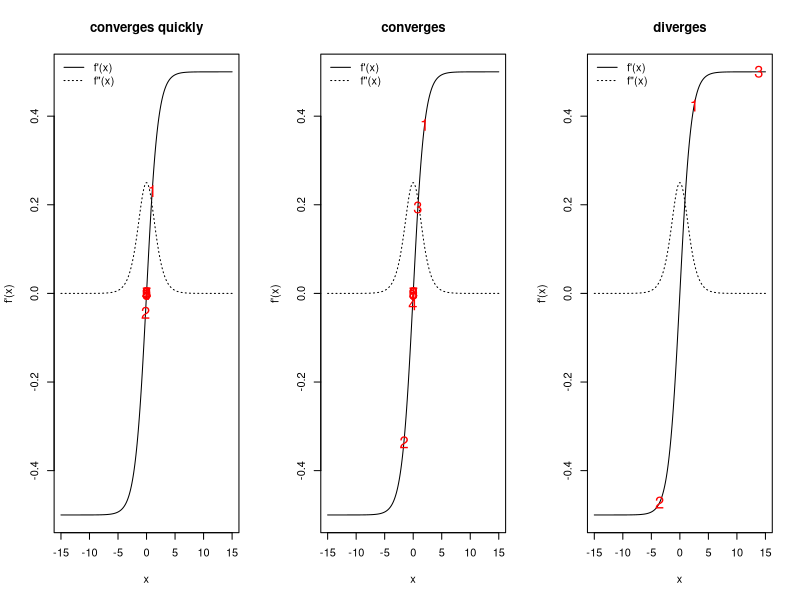
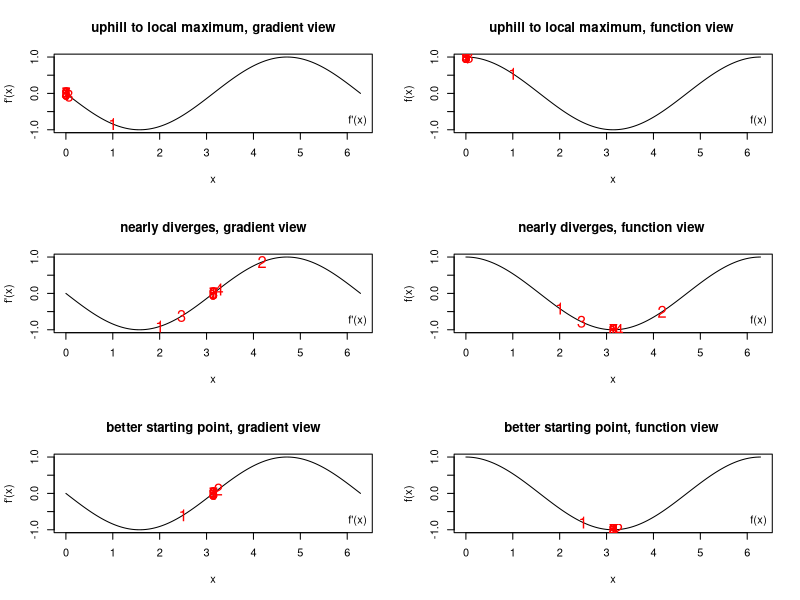
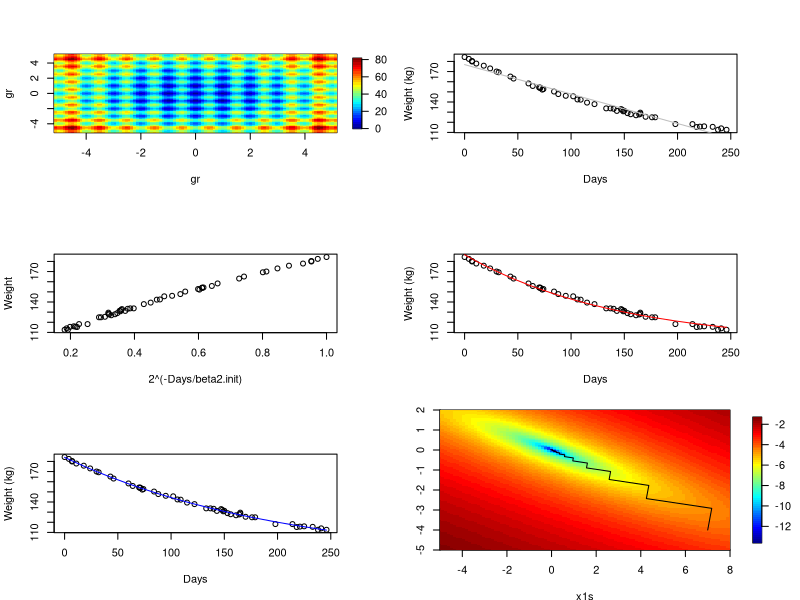
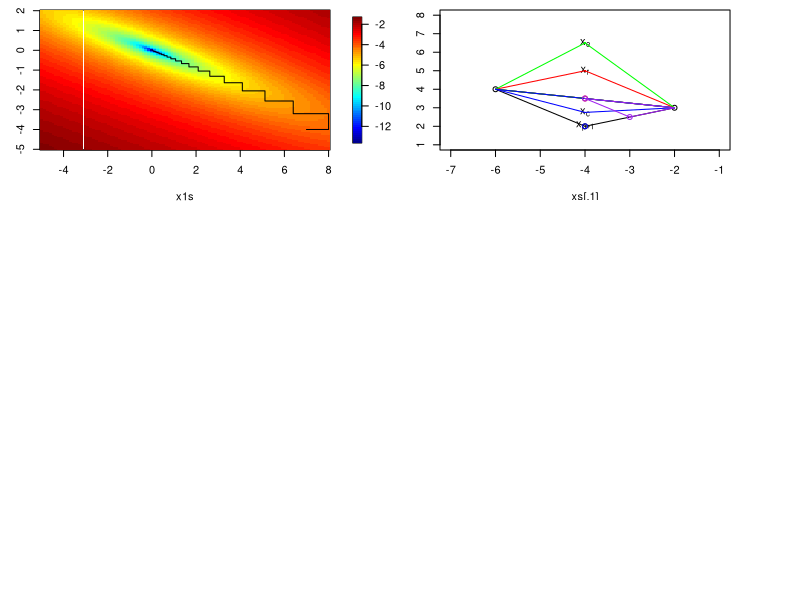
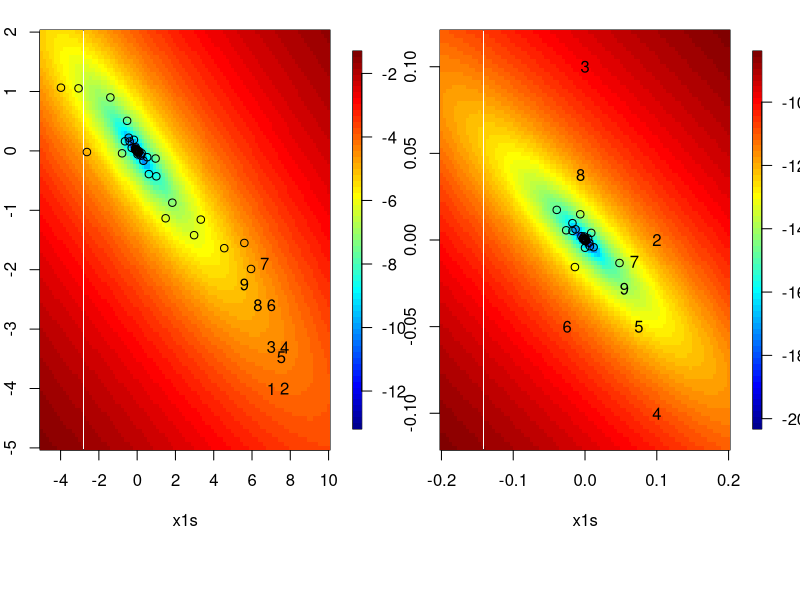
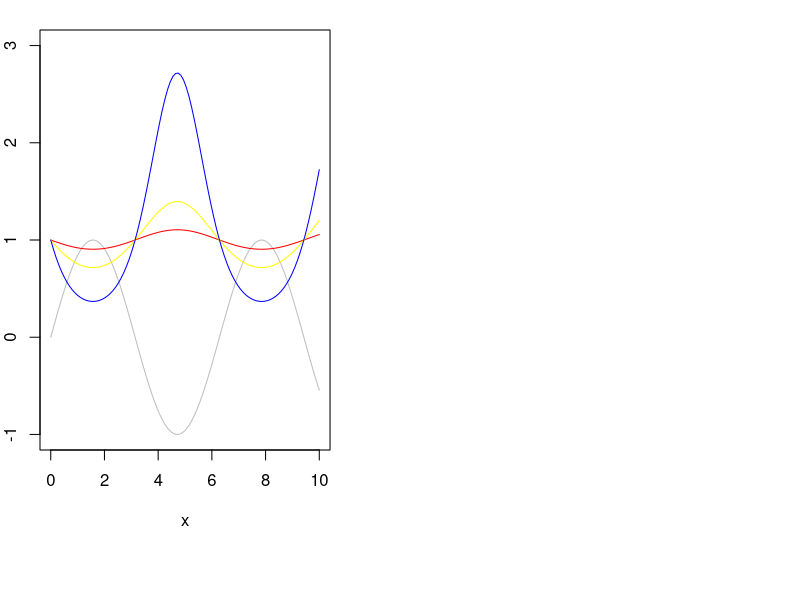
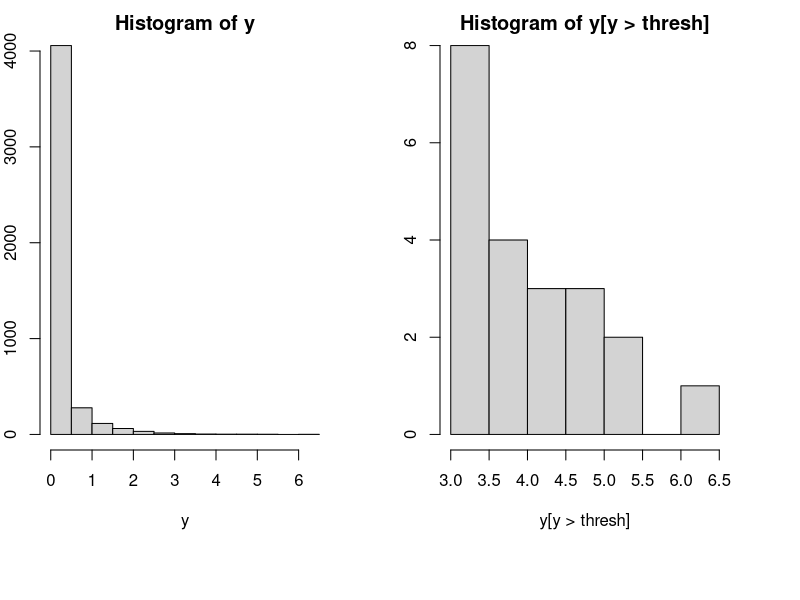
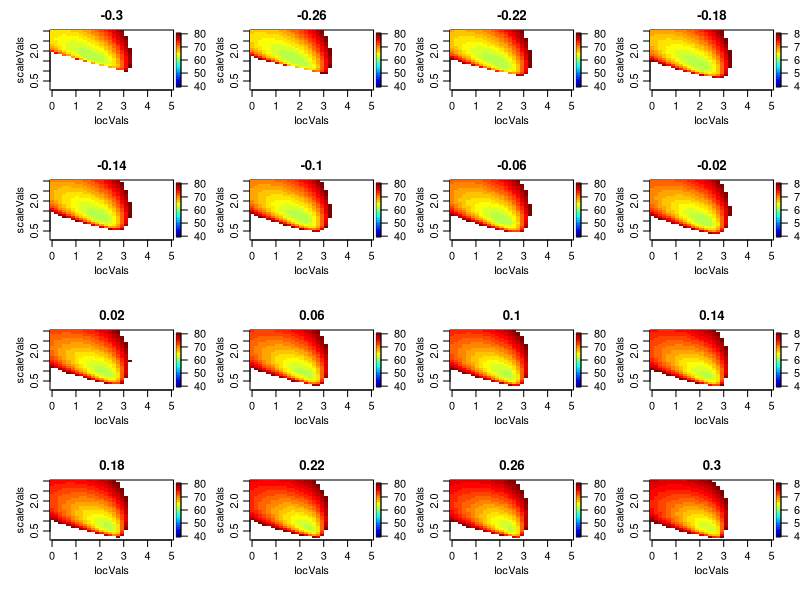

Recreate these plots in R, in order. (Note: this script raises an error after producing the figures.)
################################################################
### Demo code for Unit 11 of Stat243, "Optimization"
### Chris Paciorek, November 2020
################################################################

#######################################
# 3: Univariate function optimization
#######################################

### 3.3.3 How can Newton's method go wrong? 

## @knitr newton-diverge

par(mfrow = c(1, 3))
fp <- function(x, theta = 1){
	exp(x*theta)/(1+exp(x*theta)) - .5
}
fpp <- function(x, theta = 1){
	exp(x*theta)/((1+exp(x*theta))^2)
}
xs <- seq(-15, 15, len = 300)

## good starting point
x0 <- 1
xvals <- c(x0,rep(NA,9))
for(t in 2:10){
	xvals[t]=xvals[t-1] - fp(xvals[t-1]) / fpp(xvals[t-1])
}
## print(xvals)

plot(xs, fp(xs), type = 'l', xlab = 'x', ylab = "f'(x)", main ='converges quickly')
lines(xs, fpp(xs), lty = 3)
legend('topleft', bty = 'n', lty = c(1,3), legend = c("f'(x)", 'f"(x)'))
points(xvals, fp(xvals), pch = as.character(1:length(xvals)), col = 'red', cex = 1.5)

## ok starting point
x0 <- 2
xvals <- c(x0,rep(NA,9))
for(t in 2:10){
	xvals[t]=xvals[t-1] - fp(xvals[t-1]) / fpp(xvals[t-1])
}
## print(xvals)

plot(xs, fp(xs), type = 'l', xlab = 'x', ylab = "f'(x)", main ='converges')
lines(xs, fpp(xs), lty = 3)
legend('topleft', bty = 'n', lty = c(1,3), legend = c("f'(x)", 'f"(x)'))
points(xvals, fp(xvals), pch = as.character(1:length(xvals)), col = 'red', cex = 1.5)

## bad starting point
x0 <- 2.5
xvals <- c(x0,rep(NA,9))
for(t in 2:10){
	xvals[t]=xvals[t-1] - fp(xvals[t-1]) / fpp(xvals[t-1])
}
## print(xvals)
## whoops

plot(xs, fp(xs), type = 'l', xlab = 'x', ylab = "f'(x)", main = 'diverges')
lines(xs, fpp(xs), lty = 3)
legend('topleft', lty = c(1,3), legend = c("f'(x)", 'f"(x)'), bty = 'n')
points(xvals, fp(xvals), pch = as.character(1:length(xvals)), col = 'red', cex = 1.5)


## @knitr newton-uphill

## example of mistakenly climbing uphill

par(mfrow = c(3,2))

# original fxn
f <- function(x) cos(x)
# gradient
fp <- function(x) -sin(x)
# second derivative
fpp <- function(x) -cos(x)
xs <- seq(0, 2*pi, len = 300)

x0 <- 1 # starting point
fp(x0) # negative
fpp(x0) # negative
x1 <- x0 - fp(x0)/fpp(x0) # whoops, we've gone uphill 
## because of the negative second derivative
xvals <- c(x0,rep(NA,9))
for(t in 2:10){
	xvals[t]=xvals[t-1]-fp(xvals[t-1])/fpp(xvals[t-1])
}
## print(xvals)

plot(xs, fp(xs), type = 'l', xlab = 'x', ylab = "f'(x)",
     main = 'uphill to local maximum, gradient view',)
legend('bottomright', legend = c("f'(x)"), bty = 'n')
points(xvals, fp(xvals), pch = as.character(1:length(xvals)), col = 'red', cex = 1.5)
## and we've found a maximum rather than a minimum...
plot(xs, f(xs), type = 'l', xlab = 'x', ylab = "f(x)", 
     main = 'uphill to local maximum, function view ',)
legend('bottomright', legend = c("f(x)"), bty = 'n')
points(xvals, f(xvals), pch = as.character(1:length(xvals)), col = 'red', cex = 1.5)


## in contrast, with better starting points we can find the minimum

x0 <- 2 # ok starting point
fp(x0) 
fpp(x0) 
x1 <- x0 - fp(x0)/fpp(x0) 
xvals <- c(x0,rep(NA,9))
for(t in 2:10){
	xvals[t]=xvals[t-1]-fp(xvals[t-1])/fpp(xvals[t-1])
}
## print(xvals)

# oscillates and comes close to diverging but converges
plot(xs, fp(xs), type = 'l', xlab = 'x', ylab = "f'(x)",
     main = 'nearly diverges, gradient view',)
legend('bottomright', legend = c("f'(x)"), bty = 'n')
points(xvals, fp(xvals), pch = as.character(1:length(xvals)), col = 'red', cex = 1.5)
## and we've found a maximum rather than a minimum...
plot(xs, f(xs), type = 'l', xlab = 'x', ylab = "f(x)", 
     main = 'nearly diverges, function view ',)
legend('bottomright', legend = c("f(x)"), bty = 'n')
points(xvals, f(xvals), pch = as.character(1:length(xvals)), col = 'red', cex = 1.5)


x0 <- 2.5 # good starting point
fp(x0) 
fpp(x0) 
x1 <- x0 - fp(x0)/fpp(x0) 
xvals <- c(x0,rep(NA,9))
for(t in 2:10){
	xvals[t]=xvals[t-1]-fp(xvals[t-1])/fpp(xvals[t-1])
}
## print(xvals)

## converges quickly
plot(xs, fp(xs), type = 'l', xlab = 'x', ylab = "f'(x)",
     main = 'better starting point, gradient view',)
legend('bottomright', legend = c("f'(x)"), bty = 'n')
points(xvals, fp(xvals), pch = as.character(1:length(xvals)), col = 'red', cex = 1.5)
## and we've found a maximum rather than a minimum...
plot(xs, f(xs), type = 'l', xlab = 'x', ylab = "f(x)", 
     main = 'better starting point, function view ',)
legend('bottomright', legend = c("f(x)"), bty = 'n')
points(xvals, f(xvals), pch = as.character(1:length(xvals)), col = 'red', cex = 1.5)


## @knitr dummy

#######################################
# 4: Convergence ideas
#######################################

### 4.2 Starting values

## @knitr rastrigin

rastrigin <- function(x) {
	A <- 10
	n <- length(x)
	return(A*n + sum(x^2 - A * cos(2*pi*x)))
}
const <- 5.12
nGrid <- 100
gr <- seq(-const, const, len = nGrid)
xs <- expand.grid(x1 = gr, x2 = gr)
y <- apply(xs, 1, rastrigin)
require(fields)
image.plot(gr, gr, matrix(y, nGrid, nGrid), col=tim.colors(32))

## @knitr dummy

### 4.3 Convergence rates

## @knitr convergence

options(digits = 10)
f <- function(x) cos(x)
fp <- function(x) -sin(x)
fpp <- function(x) -cos(x)
xstar <- pi # known minimum

## N-R
x0 <- 2
xvals <- c(x0,rep(NA,9))
for(t in 2:10){
	xvals[t] <- xvals[t-1] - fp(xvals[t-1]) / fpp(xvals[t-1])
}
print(xvals)

## bisection
bisecStep <- function(interval, fp){
	xt <- mean(interval)
	if(fp(interval[1]) * fp(xt) <= 0) interval[2] <- xt else interval[1] <- xt
	return(interval)
}
nIt <- 30
a0 <- 2; b0 <- (3*pi/2) - (xstar - a0) 
## have b0 be as far from min as a0 for fair comparison with N-R
interval <- matrix(NA, nr = nIt, nc = 2)
interval[1, ] <- c(a0, b0)
for(t in 2:nIt){
	interval[t, ] <- bisecStep(interval[t-1, ], fp)
}
rowMeans(interval)

## @knitr dummy

########################################
### 5: Multivariate optimization
########################################

### 5.2 Newton-Raphson (Newton's method)

library(MASS)
head(wtloss)
attach(wtloss)

plot(Days, Weight, ylab = "Weight (kg)")

### Linear fit - not a good model
wtloss.lm <- lm(Weight ~ Days, data = wtloss)
coef(wtloss.lm) # estimates of the intercept and slope
lines(Days, fitted(wtloss.lm), col = "grey")

## we need some starting values
## guess that beta2 approx 100 since the midpoint of Days is near 100

beta2.init = 100
2^(-Days/beta2.init)  ## implicit covariate

plot(2^(-Days/beta2.init), Weight)
tmpMod = lm(Weight ~ I(2^(-Days/beta2.init)))
beta0.init = tmpMod$coef[1]
beta1.init = tmpMod$coef[2]

plot(Days, Weight, ylab = "Weight (kg)")
lines(Days, beta0.init + beta1.init * 2^(-Days/beta2.init), col = 'red')
## not bad; let's go with that

expr = quote((Weight - (beta0 + beta1 * 2^(-Days/beta2)))^2) # objective is sum of this quantity over the observations
## let R do the differentiation of the basic expression for us (since human error in taking derivatives is very common)
## R won't deal with the summation, so we'll have to do that ourselves
deriv(expr, c("beta0", "beta1", "beta2"), function.arg = TRUE)
deriv3(expr, c("beta0", "beta1", "beta2"), function.arg = TRUE) # same as deriv()  with Hessian = TRUE

f =function(betas){
  sum((Weight - (betas[1] + betas[2] * 2^(-Days/betas[3])))^2)
}

## use the basic code based on deriv() and deriv3() 
fp = function(betas){
  ## a bit sloppy as I use Days and Weight as global vars here
  beta0 = betas[1]
  beta1 = betas[2]
  beta2 = betas[3]
  .expr3 <- 2^(-Days/beta2)
  .expr6 <- Weight - (beta0 + beta1 * .expr3)
  grad = - c(sum(2*.expr6), sum(2*(.expr3*.expr6)),
             sum(2* (beta1 * (.expr3 * (log(2) * (Days/beta2^2))) * .expr6)))
  return(grad)
}

fpp = function(betas){
  ## a bit sloppy as I use Days and Weight as global vars here
  n = length(Days)
  beta0 = betas[1]
  beta1 = betas[2]
  beta2 = betas[3]
  .expr3 <- 2^(-Days/beta2)
  .expr6 <- Weight - (beta0 + beta1 * .expr3)
  .expr11 <- log(2)
  .expr12 <- beta2^2
  .expr14 <- .expr11 * (Days/.expr12)
  .expr15 <- .expr3 * .expr14
  .expr16 <- beta1 * .expr15
  
  hessian = matrix(0, 3, 3)
  hessian[1, 1] <- 2*n # don't forget to do summation (i.e., multiply by n)
  hessian[1, 2] <- sum(2 * .expr3)
  hessian[1, 3] <- sum( 2 *  .expr16)
  hessian[2, 2] <- sum( 2 * (.expr3 * .expr3))
  
  hessian[2, 3] <-  - sum(2 * 
                          (.expr15 * .expr6 - .expr3 * .expr16))
  
  hessian[3, 3] <- - sum(2 * (beta1 * (.expr15 * 
                                       .expr14 - .expr3 * (.expr11 * (Days * (2 * beta2)/.expr12^2))) * 
                              .expr6 - .expr16 * .expr16))
  hessian[lower.tri(hessian)] = t(hessian[upper.tri(hessian)])
  return(hessian) 
}



nIt = 20
xvals = matrix(NA, nr = nIt, nc = 3)
xvals[1, ] = c(beta0.init, beta1.init, beta2.init)


for(t in 2:nIt){
  xvals[t, ] = xvals[t-1, ] - solve(fpp(xvals[t-1, ]), fp(xvals[t-1, ]))
  if(FALSE){ # in case not numerically p.d., use pseudoinverse
    e = eigen(fpp(xvals[t-1, ])) 
    e$val = 1/e$val
    e$val[e$val < 0] = 0 # pseudo-inverse
    xvals[t, ] = xvals[t-1, ] - e$vec%*%((t(e$vec)*e$val)%*%fp(xvals[t-1, ]))
  }
}

## let's check against R's built-in nonlinear least squares function
beta.start = xvals[1, ]
names(beta.start) = c("beta0", "beta1", "beta2")
wtloss.fm <- nls(Weight ~ beta0 + beta1*2^(-Days/beta2), 
                 data = wtloss, start = beta.start, trace = TRUE)
nlsEst = coef(wtloss.fm)

f(xvals[20, ])
f(nlsEst)

plot(Days, Weight, ylab = "Weight (kg)")
lines(Days, fitted(wtloss.fm), col = "blue")

### 5.3 Fisher scoring

## data are only involved in .expr6 and all Hessian terms involving .expr6 are linear in it, so replace with its expectation, which is simply 0

fppFS = function(betas){
  ## a bit sloppy as I use Days and Weight as global vars here
  n = length(Days)
  beta0 = betas[1]
  beta1 = betas[2]
  beta2 = betas[3]
    .expr3 <- 2^(-Days/beta2)
    .expr6 <- 0 # Weight - (beta0 + beta1 * .expr3)
    .expr11 <- log(2)
    .expr12 <- beta2^2
    .expr14 <- .expr11 * (Days/.expr12)
    .expr15 <- .expr3 * .expr14
    .expr16 <- beta1 * .expr15
 
  hessian = matrix(0, 3, 3)
  hessian[1, 1] <- 2*n # don't forget to do summation (i.e., multiply by n)
    hessian[1, 2] <- sum(2 * .expr3)
    hessian[1, 3] <- sum( 2 *  .expr16)
    hessian[2, 2] <- sum( 2 * (.expr3 * .expr3))
  
    hessian[2, 3] <-  - sum(2 * 
        (.expr15 * .expr6 - .expr3 * .expr16))

    hessian[3, 3] <- - sum(2 * (beta1 * (.expr15 * 
        .expr14 - .expr3 * (.expr11 * (Days * (2 * beta2)/.expr12^2))) * 
        .expr6 - .expr16 * .expr16))
  hessian[lower.tri(hessian)] = t(hessian[upper.tri(hessian)])
  return(hessian) 
}


nIt = 20
xvals = matrix(NA, nr = nIt, nc = 3)
xvals[1, ] = c(beta0.init, beta1.init, beta2.init)

fpp(xvals[1, ])
fppFS(xvals[1, ])
## pretty similar - some terms in the observed FI didn't involve the data, so don't change anyway

for(t in 2:nIt){
  xvals[t, ] = xvals[t-1, ] - solve(fppFS(xvals[t-1, ]), fp(xvals[t-1, ]))
}

## FS seems to give slightly faster convergence here


### 5.5.1 Descent methods and Newton-like methods

## steepest descent

## @knitr steepest

par(mai = c(.5,.4,.1,.4))
f <- function(x){
	x[1]^2/1000 + 4*x[1]*x[2]/1000 + 5*x[2]^2/1000
}
fp <- function(x){
	c(2 * x[1]/1000 + 4 * x[2]/1000,
	4 * x[1]/1000 + 10 * x[2]/1000)
}
lineSearch <- function(alpha, xCurrent, direction, FUN){
	newx <- xCurrent + alpha * direction
	FUN(newx)
}
nIt <- 50
xvals <- matrix(NA, nr = nIt, nc = 2)
xvals[1, ] <- c(7, -4)
for(t in 2:50){
	newalpha <- optimize(lineSearch, interval = c(-5000, 5000),
		xCurrent = xvals[t-1, ], direction = fp(xvals[t-1, ]),
		FUN = f)$minimum 
	xvals[t, ] <- xvals[t-1, ] + newalpha * fp(xvals[t-1, ])
}
x1s <- seq(-5, 8, len = 100); x2s = seq(-5, 2, len = 100)
fx <- apply(expand.grid(x1s, x2s), 1, f)
## plot f(x) surface on log scale
image.plot(x1s, x2s, matrix(log(fx), 100, 100), 
	xlim = c(-5, 8), ylim = c(-5,2)) 
lines(xvals) ## overlay optimization path
## kind of slow

## @knitr dummy

### 5.6 Gauss-Seidel

## @knitr Gauss-Seidel

f <- function(x){
	return(x[1]^2/1000 + 4*x[1]*x[2]/1000 + 5*x[2]^2/1000)
}
f1 <- function(x1, x2){ # f(x) as a function of x1
	return(x1^2/1000 + 4*x1*x2/1000 + 5*x2^2/1000)
}
f2 <- function(x2, x1){ # f(x) as a function of x2
	return(x1^2/1000 + 4*x1*x2/1000 + 5*x2^2/1000)
}
x1s <- seq(-5, 8, len = 100); x2s = seq(-5, 2, len = 100)
fx <- apply(expand.grid(x1s, x2s), 1, f)
image.plot(x1s, x2s, matrix(log(fx), 100, 100))
nIt <- 49
xvals <- matrix(NA, nr = nIt, nc = 2)
xvals[1, ] <- c(7, -4)
## 5, -10
for(t in seq(2, nIt, by = 2)){
	newx1 <- optimize(f1, x2 = xvals[t-1, 2], interval = c(-40, 40))$minimum
	xvals[t, ] <- c(newx1, xvals[t-1, 2])
	newx2 <- optimize(f2, x1 = newx1, interval = c(-40, 40))$minimum
	xvals[t+1, ] <- c(newx1, newx2)
}
lines(xvals)

## @knitr dummy

### 5.7 Nelder-Mead

## set up tuning factors
alpha = 1
gamma = 2
beta = .5
delta = .5

## auxiliary function to plot line segments
plotseg = function(ind1, ind2, col = 1){
  if(length(ind1) == 1){
    segments(xs[ind1, 1], xs[ind1 , 2], xs[ind2, 1], xs[ind2, 2], col = col)
  } else{
    segments(ind1[1], ind1[2], xs[ind2, 1], xs[ind2, 2], col = col)    
  }
}
  
## initial polytope
xs = matrix(c(-2,3,-6,4,-4,2),nc=2,byrow=T)

plot(xs,xlim=c(-7,-1),ylim=c(1,8))
plotseg(2, 3)
plotseg(1, 3)
plotseg(1, 2)

xbar = (xs[1,]+xs[2,])/2

text(xs[3,1], xs[3,2], expression(x[p+1]))

points(xbar[1],xbar[2], col = 'red')

### reflection

xr = (1+alpha)*xbar - alpha*xs[3,]
points(xr[1],xr[2],col = 'red', pch = 16, cex = .4)
text(xr[1],xr[2], expression(x[r]))

plotseg(xr, 1, col = 'red')
plotseg(xr, 2, col = 'red')
plotseg(1, 2, col = 'red')
## red triangle is now our proposed new polytope

### consider expansion if xr is better than all the other points

xe = gamma*xr + (1-gamma)*xbar
points(xe[1], xe[2], col = 'green', pch = 16, cex = .4)
text(xe[1],xe[2], expression(x[e]))
## if xe is better than xr, use xe, o.w. use xr

plotseg(xe, 1, col = 'green')
plotseg(xe, 2, col = 'green')
plotseg(1, 2, col = 'green')

### consider contraction if xr is worse than x_1,...,x_p

## suppose xr is worse than x_p+1
## set xh = x_p+1

points(xs[3,1], xs[3, 2], col = 'blue')

## set xh to be the best of these two points
xh = xs[3, ] # suppose the original point is better than the reflection
xc = beta*xh + (1-beta)*xbar
points(xc[1], xc[2], col = 'blue', pch = 16, cex = .4)
text(xc[1],xc[2], expression(x[c]))
## if xc is better than xh, then contract

plotseg(xc, 1, col = 'blue')
plotseg(xc, 2, col = 'blue')
plotseg(1, 2, col = 'blue')

## if not, shrink simplex toward the best point (xs[1, ])

### shrinkage

xs[2, ] = delta*xs[2, ] + (1-delta)*xs[1, ]
xs[3, ] = delta*xs[3, ] + (1-delta)*xs[1, ]

points(xs[2, 1], xs[2, 2], col = 'purple')
points(xs[3, 1], xs[3, 2], col = 'purple')

plotseg(1, 2, 'purple')
plotseg(1, 3, 'purple')
plotseg(2, 3, 'purple')

### if xr was better than x_p+1 then
## set xh = xr and do the contraction and shrinkage similarly to the above

### Nelder-Mead on our quadratic toy example

## @knitr nelder-example

f <- function(x, plot = TRUE, verbose = FALSE) {
    result <- x[1]^2/1000 + 4*x[1]*x[2]/1000 + 5*x[2]^2/1000
    if(verbose) print(result)
    if(plot && cnt < 10) {
        points(x[1], x[2], pch = as.character(cnt))
        if(cnt < 10) cnt <<- cnt + 1 else cnt <<- 1
        if(interactive())
            invisible(readline(prompt = "Press <Enter> to continue..."))
    } else if(plot) points(x[1], x[2])
    return(result)
}

library(fields)
par(mfrow = c(1,2))

x1s <- seq(-5, 10, len = 100); x2s = seq(-5, 2, len = 100)
fx <- apply(expand.grid(x1s, x2s), 1, f, FALSE)
cnt <- 1
image.plot(x1s, x2s, matrix(log(fx), 100, 100))
init <- c(7, -4)
optim(init, f, method = "Nelder-Mead", verbose = FALSE)

x1s <- seq(-.2, .2, len = 100); x2s = seq(-.12, .12, len = 100)
fx <- apply(expand.grid(x1s, x2s), 1, f, FALSE)
cnt <- 1
image.plot(x1s, x2s, matrix(log(fx), 100, 100))
init <- c(-0, 0)
optim(init, f, method = "Nelder-Mead", verbose = FALSE)

## @knitr dummy

### 5.8 Simulated annealing

x= seq(0,10,len=100)
f=function(x)  sin(x)

plot(x, f(x), type='l', ylim = c(-1, 3), col = 'grey')
tau = 10
## plot the modified function
lines(x, exp(-f(x)/tau), col = 'red')   # try tau = 3, 1, .3, etc.
## effect of cooling...
tau =3
# plot the modified function
lines(x, exp(-f(x)/tau), col='yellow')   # try tau = 3, 1, .3, etc.
tau =1
## plot the modified function
lines(x, exp(-f(x)/tau), col = 'blue')   # try tau = 3, 1, .3, etc.

##############################
# 6: Optimization in R
##############################

### 6.1 Core optimization functions

## using optim()

yHundredths = scan('../data/precipData.txt')  # precip in hundredths of inches
yHundredths = yHundredths[!is.na(yHundredths)]
y = yHundredths/100  # precip now in inches

par(mfrow = c(1, 2))
hist(y)
thresh = 3
hist(y[y > thresh])

npy=31+28+31 # number of days in winter season
cutoff = (1/25.4) # wet days defined as those with > 1 mm (1/25.4 inches) of precip
thresh = as.numeric(quantile(y[y > cutoff],.98,na.rm=T)) # 98%ile of wet days


pp.negloglik <- function(par, y, thresh, npy) {
  mu <- par[1]
  sc <- par[2]
  sh <- par[3]
  uInd = y > thresh
  if(sc <= 0) 
    return(10^6);
  if ((1 + ((sh * (thresh - mu))/sc)) < 0) {
    l <- 10^6; 
  }
  else {
    y <- (y - mu)/sc
    y <- 1 + sh * y
    if (min(y^uInd) <= 0){   
      l <- 10^6;
    } else{
      ytmp = y
      ytmp[!uInd]=1  # 'zeroes' out those below the threshold after applying the log in next line
      l <- sum(uInd * log(sc)) + sum(uInd * log(ytmp) * 
                                     (1/sh + 1)) + length(y)/npy * mean((1 + (sh * (thresh - mu))/sc)^(-1/sh))
    }
  }
  l
}

## optim() usage
## out <- optim(init, pp.negloglik, hessian = TRUE, method = "BFGS", control = list(maxit = maxit, trace = TRUE))

yExc = y[y > thresh]
in2 <- sqrt(6 * var(yExc))/pi  # have initial values depend only on those above the threshold
in1 <- mean(yExc) - 0.57722 * in2
init0 = c(in1, in2, 0.1)

## fit with Nelder-Mead (default) and BFGS
fit1 <- optim(init0, pp.negloglik, y = y, thresh = thresh, npy = npy, control = list(trace = TRUE)) # 118 fxn evals
fit2 <- optim(init0, pp.negloglik, y = y, thresh = thresh, npy = npy, method = 'BFGS', control = list(trace = TRUE)) # ~ 10 its
print(fit1)
print(fit2)

mle <- fit2$par

system.time(optim(init0, pp.negloglik, y = y, thresh = thresh, npy = npy))
system.time(optim(init0, pp.negloglik, y = y, thresh = thresh, npy = npy, method = 'BFGS'))

## different starting value 
init1 = c(mean(y[y > thresh]), sd(y[y > thresh]), -0.1)
optim(init1, pp.negloglik, y = y, thresh = thresh, npy = npy, control = list(trace = TRUE)) 
optim(init1, pp.negloglik, y = y, thresh = thresh, npy = npy, method = 'BFGS', control = list(trace = TRUE)) 

## bad starting value for BFGS
init2 = c(thresh, .01, .1)
out = optim(init2, pp.negloglik, y = y, thresh = thresh, npy = npy, control = list(trace = TRUE), hessian = TRUE)
solve(out$hessian)
out2 = optim(init2, pp.negloglik, y = y, thresh = thresh, npy = npy, method = 'BFGS', control = list(trace = TRUE), hessian = TRUE)
solve(out2$hessian)


## suppose the data were on a different scale
yExc2 <- yExc * 1000
y2 <- y * 1000
thresh2 <- thresh * 1000


in2 <- sqrt(6 * var(yExc2))/pi  # have initial values depend only on those above the threshold
in1 <- mean(yExc2) - 0.57722 * in2
init3 = c(in1, in2, 0.1)

optim(init3, pp.negloglik, y = y2, thresh = thresh2, npy = npy, control = list(trace = TRUE)) ## note that the parameters have changed even beyond a scaling effect
optim(init3, pp.negloglik, y = y2, thresh = thresh2, npy = npy, method = 'BFGS', control = list(trace = TRUE)) # note lack of convergence after 100 its
optim(init3, pp.negloglik, y = y2, thresh = thresh2, npy = npy, method = 'BFGS', control = list(trace = TRUE, maxit = 1000)) # convergence, but to values not concordant with those from fitting the original y data

## when we have y2 = y*1000, the location and scale parameters are on very different scales than the shape parameter
## can we use parscale to deal with the problems when the data are on a different scale?
optim(init3, pp.negloglik, y = y2, thresh = thresh2, npy = npy, control = list(trace = TRUE, parscale = c(1000,1000,1))) 
optim(init3, pp.negloglik, y = y2, thresh = thresh2, npy = npy, method = 'BFGS', control = list(trace = TRUE, parscale = c(1000,1000,1))) 
## yes, that works! the parameter estimates are now equivalent to those from the standard fitting of the original data

## default step size for numerical derivative is only .001; perhaps we should try with higher accuracy
optim(init0, pp.negloglik, y = y, thresh = thresh, npy = npy, method = 'BFGS', control = list(trace = TRUE, ndeps = rep(1e-6, 3)))
## note that we needed only 33 function evaluations instead of the original 43, presumably because of higher accuracy in the derivative

#### let's do some plotting of the objective fxn as a sanity check

## 3-d grid of location, scale, shape
locVals = seq(0, 5, len = 30)
scaleVals = seq(.1, 3, len = 30)
shapeVals = seq(-.3, .3, by = .04)
parGrid = expand.grid(loc = locVals, scale = scaleVals, shape = shapeVals)

obj=apply(parGrid, 1, pp.negloglik, y=y, thresh=thresh, npy=npy) # compute objective function for all parameter combos

tmp = cbind(parGrid,obj)

library(fields)

par(mfrow=c(4, 4), mai = c(.6,.5, .3, .1), mgp = c(1.8, .7, 0))
for( i in 1:length(shapeVals)){
  tmp2 = tmp[tmp$shape == shapeVals[i],] # slice of objective fxn for fixed shape parameter
  image.plot(locVals, scaleVals, matrix((tmp2$obj), length(locVals), length(scaleVals)), col = tim.colors(32), zlim = c(40,80), main = as.character(shapeVals[i]))
}
## note there a couple weird things about this log likelihood - (1) weird things happen when the shape parameter is very close to 0 (not shown) and (2) for certain combinations the likelihood is not defined (it's set to 1e6) - this is why the white regions of the plot exist - reparameterizing or optimizing with explicit constraints may be better approaches

## apart from that, it appears that optim() has probably found the minimum

##############################
# 9: Convex optimization
##############################

### 9.6 Interior point methods

## @knitr constrOptim

## based on the example in ?constrOptim
fr <- function(x) {   ## Rosenbrock Banana function
  x1 <- x[1]
  x2 <- x[2]
  100 * (x2 - x1 * x1)^2 + (1 - x1)^2
}
grr <- function(x) { ## Gradient of 'fr'
  x1 <- x[1]
  x2 <- x[2]
  c(-400 * x1 * (x2 - x1 * x1) - 2 * (1 - x1),
    200 *      (x2 - x1 * x1))
}

m <- 100
x1s <- x2s <- seq(-5, 5, len = m)
xs <- expand.grid(x1s, x2s)

f <- apply(xs, 1, fr)

image.plot(x1s, x2s, matrix(log(f), m))

ui = rbind(c(-1,0), c(1,-1))
ci = c(-0.9, -0.1)
## x1 <= 0.9
## x2 <= x1 + 0.1
## this is Region "I" in the figure

abline(v = 0.9)
abline(.1, 1)

out <- constrOptim(c(.5,0), fr, grr, ui = ui, ci = ci)
out$par
points(out$par[1], out$par[2])
text(-1,-2, "I", cex = 2)

## what about constraining to a different region? ("Region II")

ui = rbind(c(-1,0), c(-1, 1))
ci = c(-0.9,0.1)
## x1 <= 0.9
## x2 >= x1 + 0.1

out <- constrOptim(c(.5,0), fr, grr, ui = ui, ci = ci)
## whoops, not feasible!
out <- constrOptim(c(-3, 2), fr, grr, ui = ui, ci = ci)
points(out$par[1], out$par[2], pch = 2)
text(-3,0, "II", cex = 2)

## how about optimizing along a line (equality constraint)?
## x1 - x2 = 0.1 is the same as
## x1 - x2 <= 0.1
## x1 - x2 >= 0.1
ui = rbind(c(-1, 1), c(1, -1))
ci = c(-0.1, 0.1)

out <- constrOptim(c(3.1, 3.0), fr, grr, ui = ui, ci = ci)
## hmmm, numerical issues?

## ok, how about making a long narrow region around the line?
## this takes a while...
ui = rbind(c(1,-1), c(-1,1))
ci = c(.099,-.101)
## hmmm, out1 thinks it has converged ...
out1 <- constrOptim(c(3.1, 3.0), fr, grr, ui = ui, ci = ci)
out2 <- constrOptim(c(3.1, 3.0), fr, NULL, ui = ui, ci = ci)

image.plot(x1s, x2s, matrix(log(f), m))
abline(-0.1, 1)
points(out1$par[1], out1$par[2], pch = "1")
points(out2$par[1], out2$par[2], pch = "2")
